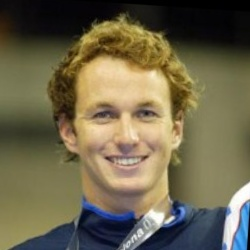
#> input picture original_data/lfw_funneled/Aaron_Peirsol/Aaron_Peirsol_0003.jpg, 250 x 250 px
$ python -i nosie_simulator.py   (imports and definitions only)
#> lines starting #> are read from the running program, lines starting #| are printed output that depends on the picture
#> further down, picture is the input picture: shape (250, 250, 3); mean B, G, R 75.9, 101.8, 109.9
import os
import random
import cv2
import numpy as np
from PIL import Image, ImageDraw, ImageFilter
import shutil


# 模拟不同类型的噪声
# [15 lines left out: function add_spotty_stains, not called in this run]


def add_blurry_smudges(image, num_smudges=10, max_size=50, blur_radius=15):
    """
    添加模糊污点
    :param image: 处理图像
    :param num_smudges: 模糊污点数量
    :param max_size: 污点最大尺寸
    :param blur_radius: 模糊半径
    :return: 带污点的图像
    """
#> called with num_smudges = 10, max_size = 50, blur_radius = 15
    pil_img = Image.fromarray(cv2.cvtColor(image, cv2.COLOR_BGR2RGB))
    draw = ImageDraw.Draw(pil_img, 'RGBA')
    for _ in range(num_smudges):
        shape_type = random.choice(['ellipse', 'rectangle'])
        x = random.randint(0, image.shape[1] - 1)
        y = random.randint(0, image.shape[0] - 1)
        size = random.randint(10, max_size)
        if shape_type == 'ellipse':
            bbox = [x - size, y - size, x + size, y + size]
            color = (255, 255, 255, random.randint(50, 150))  # 半透明白色
            draw.ellipse(bbox, fill=color)
        else:
            bbox = [x - size, y - size, x + size, y + size]
            color = (255, 255, 255, random.randint(50, 150))  # 半透明白色
            draw.rectangle(bbox, fill=color)
    pil_img = pil_img.filter(ImageFilter.GaussianBlur(blur_radius))
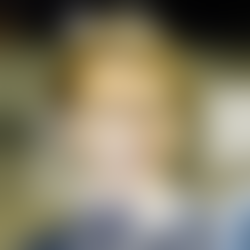
#> pil_img: PIL image 250x250 RGB; mean R, G, B 132.8, 126, 103.7
    blurred_img = cv2.cvtColor(np.array(pil_img), cv2.COLOR_RGB2BGR)
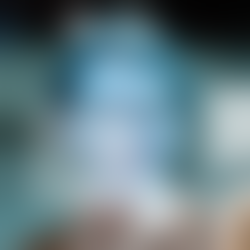
#> blurred_img: shape (250, 250, 3); mean R, G, B 103.7, 126, 132.8
    mask = cv2.cvtColor(blurred_img, cv2.COLOR_BGR2GRAY)
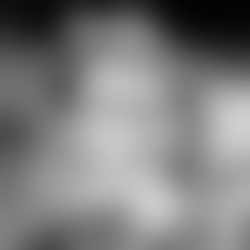
#> mask: shape (250, 250); min 2, max 207, mean 125.5
    _, mask = cv2.threshold(mask, 250, 255, cv2.THRESH_BINARY)
#> mask: shape (250, 250); every value is 0
    image[mask == 255] = blurred_img[mask == 255]
    return image


# [113 lines left out: functions add_scratches, add_fingerprint_marks, process_images, not called in this run]


# 运行示例
input_txt = 'dataset/lfw_funneled/pairs_01.txt'  # 输入路径的文件
output_txt = 'output_paths.txt'  # 输出文件路径
output_dir = 'processed_images'  # 处理后图像保存的文件夹

# [1 line not run here, left out]

>>> import cv2
>>> picture = cv2.imread('original_data/lfw_funneled/Aaron_Peirsol/Aaron_Peirsol_0003.jpg')
>>> result = add_blurry_smudges(picture)

$ run again, on original_data/lfw_funneled/Aicha_El_Ouafi/Aicha_El_Ouafi_0002.jpg
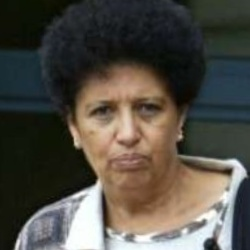
#> input picture original_data/lfw_funneled/Aicha_El_Ouafi/Aicha_El_Ouafi_0002.jpg, 250 x 250 px
#> picture is the input picture: shape (250, 250, 3); mean B, G, R 68.9, 77.2, 81.3
#> in add_blurry_smudges, `blurred_img = cv2.cvtColor(np.array(pil_img), cv2.COLOR_RGB2BGR)`:
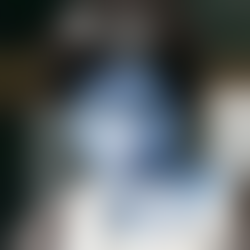
#> blurred_img: shape (250, 250, 3); mean R, G, B 96.3, 102.8, 105.5
#> in add_blurry_smudges, `mask = cv2.cvtColor(blurred_img, cv2.COLOR_BGR2GRAY)`:
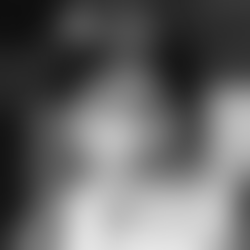
#> mask: shape (250, 250); min 14, max 229, mean 102.8

$ run again, on original_data/lfw_funneled/Al_Gore/Al_Gore_0007.jpg
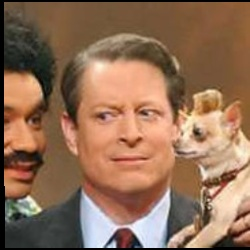
#> input picture original_data/lfw_funneled/Al_Gore/Al_Gore_0007.jpg, 250 x 250 px
#> picture is the input picture: shape (250, 250, 3); mean B, G, R 86.1, 110.3, 145.5
#> in add_blurry_smudges, `blurred_img = cv2.cvtColor(np.array(pil_img), cv2.COLOR_RGB2BGR)`:
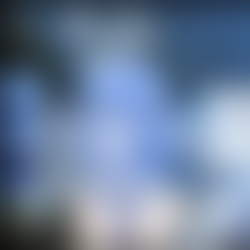
#> blurred_img: shape (250, 250, 3); mean R, G, B 109.7, 129.5, 157.5
#> in add_blurry_smudges, `mask = cv2.cvtColor(blurred_img, cv2.COLOR_BGR2GRAY)`:
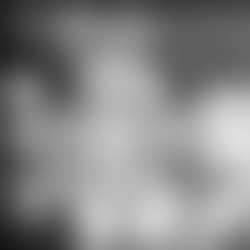
#> mask: shape (250, 250); min 18, max 223, mean 135.6
